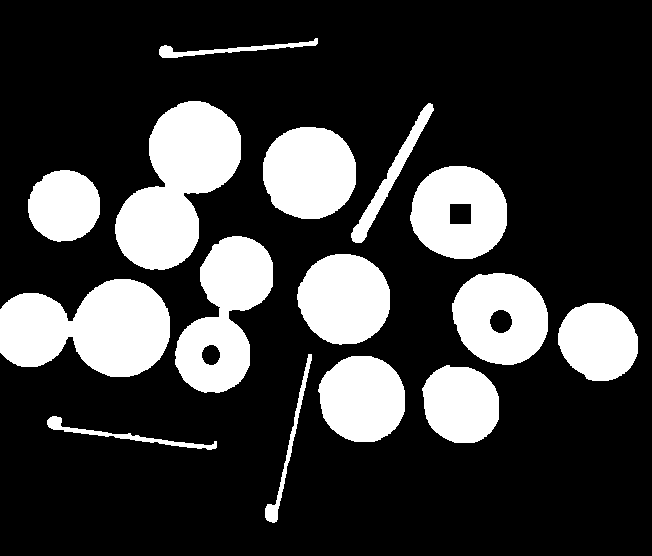
#> input picture Sem7/IVP/Code/4/test1.bmp, 652 x 556 px
$ python 3b.py
#> lines starting #> are read from the running program, lines starting #| are printed output that depends on the picture; after the words box and inside, x2 and y2 are one past the last pixel; in counts of white or black regions, pixels touching at a corner belong together
import cv2
import numpy as np

img = cv2.imread("test1.bmp", 0)
#> img: shape (556, 652); 23.1% white; 15 white regions, largest, box (x1, y1, x2, y2) and area: (115, 101, 241, 270) 12310, (0, 279, 170, 377) 11872, (175, 236, 273, 393) 8704
cv2.imshow('Image', img)
img2 = img.copy()
h, w = img.shape[:2]
#> h = 556; w = 652
mask = np.zeros((h + 2, w + 2), np.uint8)
cv2.floodFill(img, mask, (0, 0), 255);
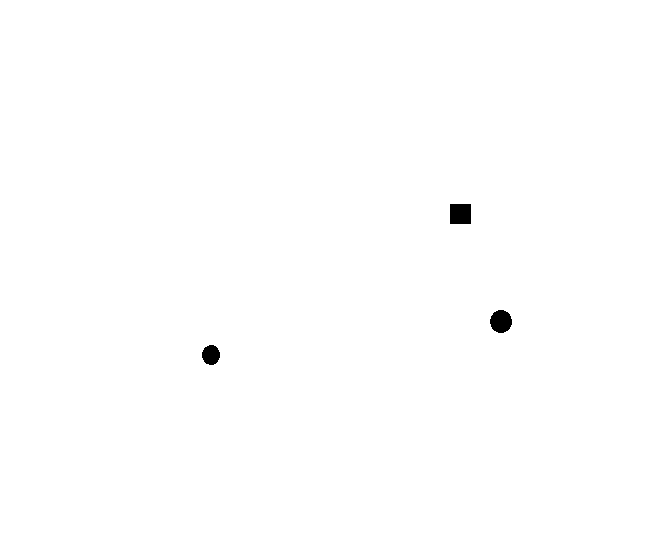
#> img: shape (556, 652); 99.7% white; 3 black regions, box (x1, y1, x2, y2) and area: (450, 204, 471, 224) 420, (490, 310, 512, 333) 394, (202, 345, 220, 365) 281
im_floodfill_inv = cv2.bitwise_not(img)
im_out = img2 | im_floodfill_inv
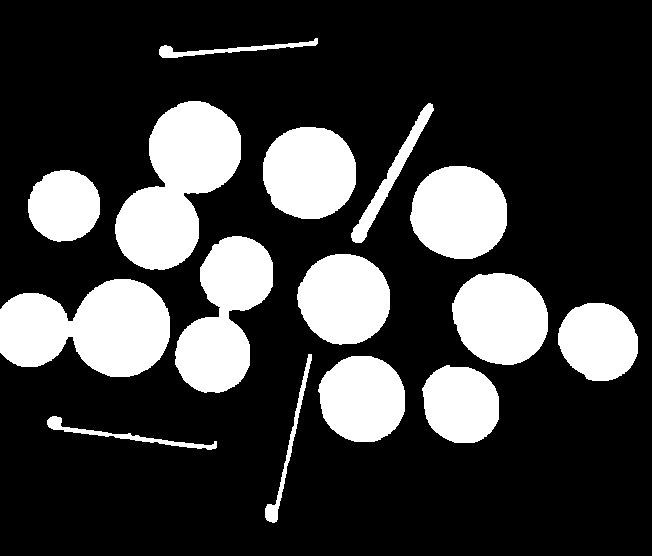
#> im_out: shape (556, 652); 23.4% white; 15 white regions, largest, box (x1, y1, x2, y2) and area: (115, 101, 241, 270) 12310, (0, 279, 170, 377) 11872, (175, 236, 273, 393) 8985
cv2.imshow('Improved', im_out)
cv2.waitKey(0)
cv2.destroyAllWindows()

$ run again, with Sem7/IVP/Code/4/body1.bmp copied over Sem7/IVP/Code/4/test1.bmp
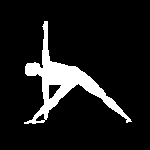
#> input picture Sem7/IVP/Code/4/body1.bmp, 150 x 150 px
#> `cv2.floodFill(img, mask, (0, 0), 255);`:
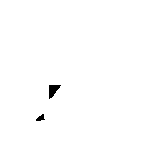
#> img: shape (150, 150); 99.4% white; 2 black regions, box (x1, y1, x2, y2) and area: (49, 85, 61, 99) 99, (36, 114, 45, 121) 37
#> `im_out = img2 | im_floodfill_inv`:
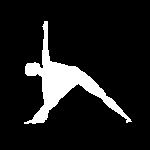
#> im_out: shape (150, 150); 11.1% white; 1 white region, box (x1, y1, x2, y2) and area: (24, 21, 132, 124) 2494

$ run again, with Sem7/IVP/Code/4/body2.bmp copied over Sem7/IVP/Code/4/test1.bmp
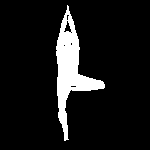
#> input picture Sem7/IVP/Code/4/body2.bmp, 150 x 150 px
#> `cv2.floodFill(img, mask, (0, 0), 255);`:
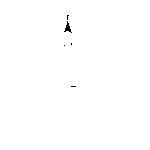
#> img: shape (150, 150); 99.8% white; 5 black regions (4 under 20 px), largest, box (x1, y1, x2, y2) and area: (64, 21, 72, 33) 39
#> `im_out = img2 | im_floodfill_inv`:
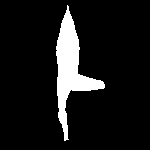
#> im_out: shape (150, 150); 9.6% white; 1 white region, box (x1, y1, x2, y2) and area: (56, 5, 105, 141) 2171
